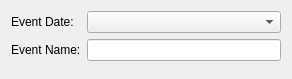
<?xml version="1.0" encoding="UTF-8"?>
<ui version="4.0">
 <class>ConfigForm</class>
 <widget class="QWidget" name="ConfigForm">
  <property name="geometry">
   <rect>
    <x>0</x>
    <y>0</y>
    <width>292</width>
    <height>79</height>
   </rect>
  </property>
  <property name="windowTitle">
   <string>Form</string>
  </property>
  <layout class="QFormLayout" name="formLayout">
   <item row="0" column="0">
    <widget class="QLabel" name="dateLabel">
     <property name="text">
      <string>Event Date: </string>
     </property>
    </widget>
   </item>
   <item row="0" column="1">
    <widget class="KDateComboBox" name="dateInput"/>
   </item>
   <item row="1" column="0">
    <widget class="QLabel" name="nameLabel">
     <property name="text">
      <string>Event Name:</string>
     </property>
    </widget>
   </item>
   <item row="1" column="1">
    <widget class="KLineEdit" name="nameInput"/>
   </item>
  </layout>
 </widget>
 <customwidgets>
  <customwidget>
   <class>KDateComboBox</class>
   <extends>KComboBox</extends>
   <header>kdatecombobox.h</header>
  </customwidget>
  <customwidget>
   <class>KComboBox</class>
   <extends>QComboBox</extends>
   <header>kcombobox.h</header>
  </customwidget>
  <customwidget>
   <class>KLineEdit</class>
   <extends>QLineEdit</extends>
   <header>klineedit.h</header>
  </customwidget>
 </customwidgets>
 <resources/>
 <connections/>
</ui>
